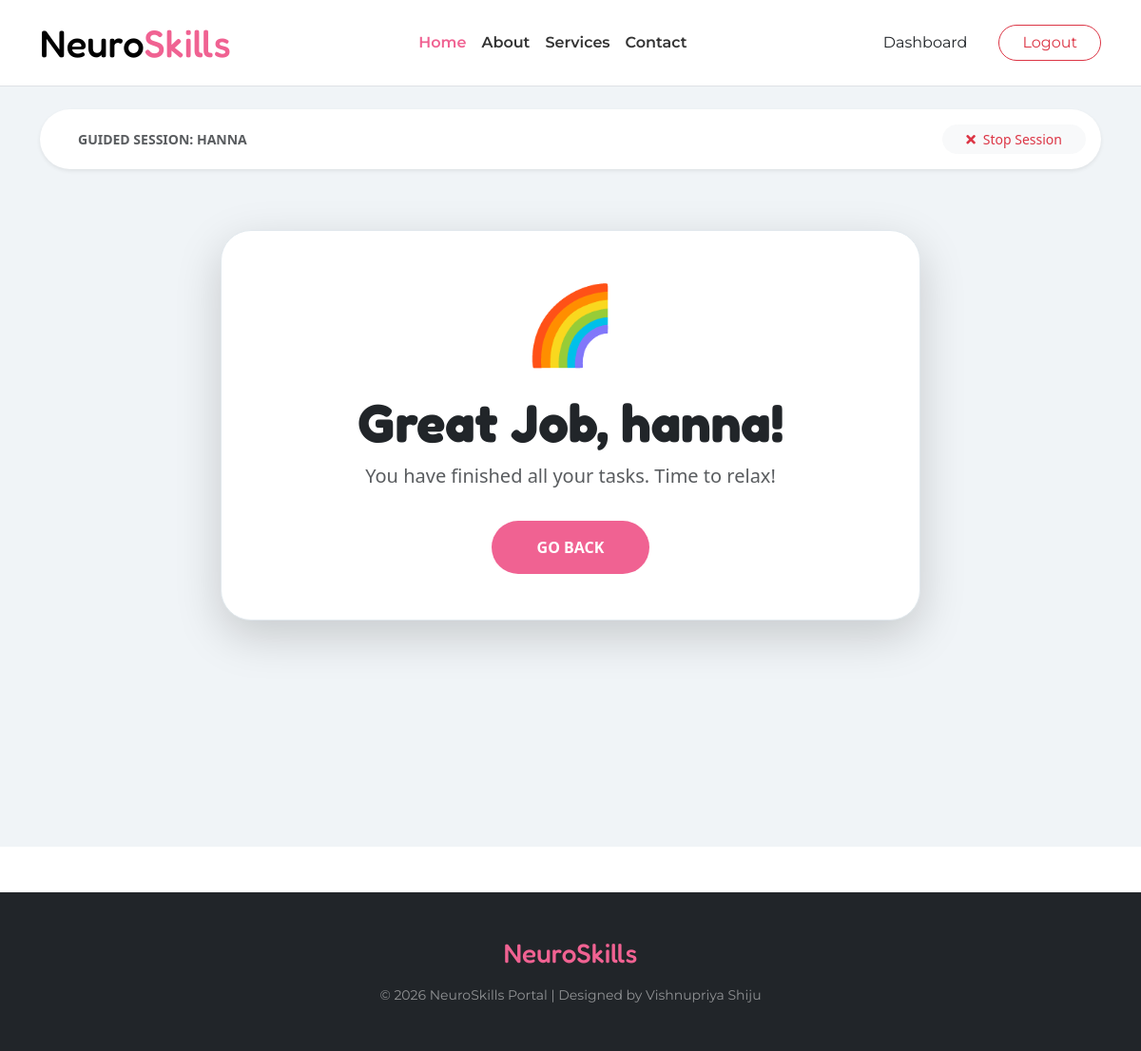
Page /dashboard/child/high-support/8/ (signed in) on the earlier database version.
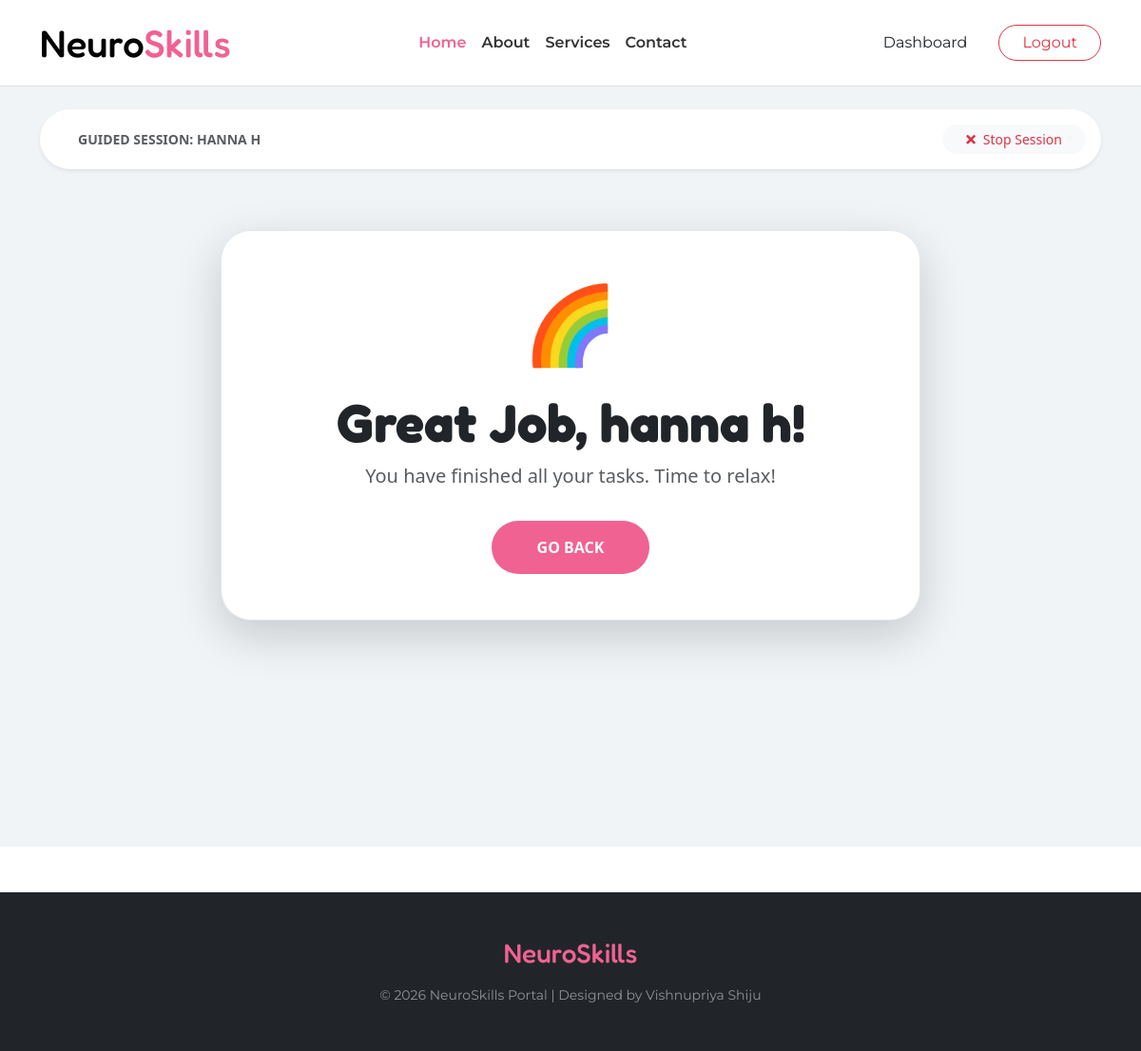
Same page on the later database version.
### accounts/models.py (models this page shows, shortened)
class ChildProfile(models.Model):
    user = models.OneToOneField(
        settings.AUTH_USER_MODEL,
        on_delete=models.CASCADE,
        related_name='child_profile',
        null=True, # Allow null for old records
        blank=True
    )
    parent = models.ForeignKey(
        settings.AUTH_USER_MODEL,
        on_delete=models.CASCADE,
        related_name='children'
    )
    name = models.CharField(max_length=100)
    age = models.PositiveIntegerField()
    current_streak = models.PositiveIntegerField(
        default=0,
        help_text="Consecutive days of activity"
    )
    last_activity_date = models.DateField(
        null=True,
        blank=True,
        help_text="The last date a lesson was completed"
    )
    LEARNING_STYLES = (
        ('visual', 'Visual (Images/Videos)'),
        ('audio', 'Auditory (Sound/Music)'),
        ('kinesthetic', 'Activity-based (Interactive)'),
    )
    learning_style = models.CharField(max_length=20, choices=LEARNING_STYLES, default='visual')
    SENSORY_MODES = (
        ('low', 'Low Stimulation (Calm/Minimal)'),
        ('high', 'High Engagement (Vibrant/Active)'),
        ('neutral', 'Standard Mode'),
    )
    sensory_mode = models.CharField(max_length=20, choices=SENSORY_MODES, default='neutral')
    reward_preference = models.CharField(max_length=20, default='stars')
    diagnosis = models.CharField(max_length=150, blank=True, null=True, verbose_name="Primary Focus Area")
    notes = models.TextField(blank=True, verbose_name="Sensory Triggers or Notes")
    autism_percentage = models.FloatField(default=0.0)
    is_high_sensitivity = models.BooleanField(default=False)
    created_at = models.DateTimeField(auto_now_add=True)
    updated_at = models.DateTimeField(auto_now=True)
    relationship_to_child = models.CharField(max_length=50, blank=True)
    gender = models.CharField(max_length=20, blank=True)
    autism_level = models.CharField(max_length=50, blank=True) # Mild, Moderate, Severe
    diagnosis_type = models.CharField(max_length=50, blank=True) # Autism, ADHD, Both
    interests = models.TextField(blank=True, help_text="Comma separated: Animals, Numbers, Music, Colors, Stories")
    sensory_sensitivity = models.TextField(blank=True)
    child_photo = models.ImageField(upload_to='child_photos/', null=True, blank=True)

### accounts/views.py (the view)
# urls.py: path('dashboard/child/high-support/<int:child_id>/', views.high_sensitivity_dashboard, name='high_sensitivity_dashboard'),
@login_required
def high_sensitivity_dashboard(request, child_id):
    child = get_object_or_404(ChildProfile, id=child_id, parent=request.user)
    request.session['active_child_id'] = child.id
    request.session['assisted_session'] = True
    current_task = Assignment.objects.filter(
        child=child,
        assigned_date=date.today(),
        is_completed=False
    ).select_related('lesson').first()
    return render(request, 'accounts/child/high_sensitivity_dashboard.html', {
        'child': child,
        'task': current_task,
    })

### accounts/templates/accounts/child/high_sensitivity_dashboard.html (shortened to what this page needs)
{% extends "base.html" %}
{% load static %}
{% block content %}
<div class="high-support-zone">
    <div class="container pt-4">
        <div class="d-flex justify-content-between align-items-center bg-white p-3 rounded-pill shadow-sm">
            <span class="ms-4 fw-bold text-muted small text-uppercase">Guided Session: {{ child.name }}</span>
            <a href="{% url 'exit_child_gate' %}" class="btn btn-light rounded-pill px-4 btn-sm text-danger">
                <i class="fas fa-times me-2"></i>Stop Session
            </a>
        </div>
    </div>
    <div class="container py-5 mt-3">
        <div class="row justify-content-center text-center">
            <div class="col-lg-8">
                {% if task %}
                    <div class="focus-card p-5 bg-white rounded-5 shadow-lg border-0 animate__animated animate__fadeIn">
                        <div class="display-1 mb-4">🧩</div>
                        <h1 class="display-5 fw-bold mb-3">Today's Focus</h1>
                        <h2 class="text-pink mb-4">{{ task.lesson.title }}</h2>
                        <p class="lead text-muted mb-5 px-md-5">
                            We are going to learn something fun today! Just click the big pink button below to start.
                        </p>
                        <a href="{% url 'system_activity_player' task.lesson.id %}"
                           class="btn-giant-action">
                            START ACTIVITY
                        </a>
                    </div>
                {% else %}
                    <div class="focus-card p-5 bg-white rounded-5 shadow-lg animate__animated animate__fadeIn">
                        <div class="display-1 mb-4">🌈</div>
                        <h1 class="display-4 fw-bold">Great Job, {{ child.name }}!</h1>
                        <p class="lead text-muted">You have finished all your tasks. Time to relax!</p>
                        <a href="{% url 'exit_child_gate' %}" class="btn btn-pink rounded-pill px-5 py-3 mt-3 fw-bold">GO BACK</a>
                    </div>
                {% endif %}
            </div>
        </div>
    </div>
</div>
{% endblock %}

Differences in the rows shown:
changed ChildProfile: name "HANNA" → "HANNA H"; name "hanna" → "hanna h"
